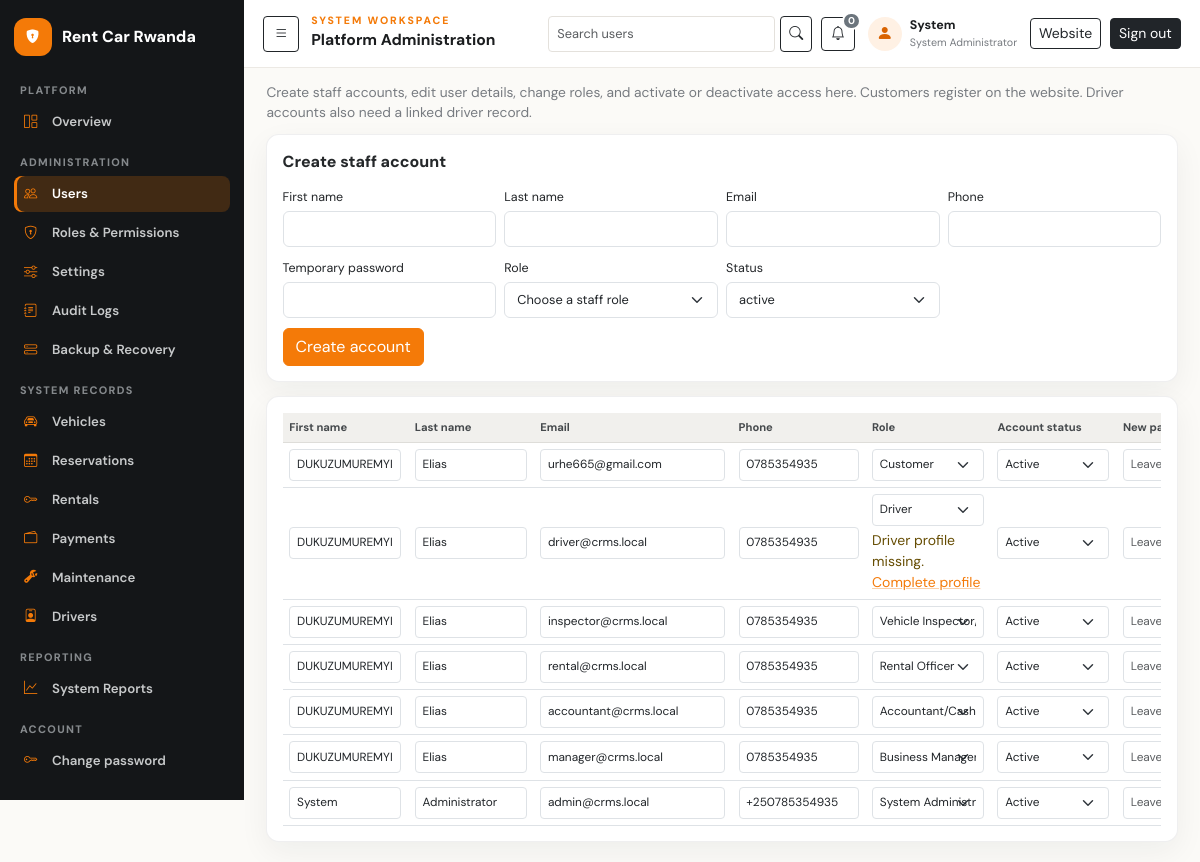
Screenshot of /index.php?r=admin/users (signed in) with the database file from the repository.
### tables this page shows
CREATE TABLE IF NOT EXISTS users (
  user_id BIGINT UNSIGNED AUTO_INCREMENT PRIMARY KEY,
  role_id BIGINT UNSIGNED NOT NULL,
  first_name VARCHAR(100) NOT NULL,
  last_name VARCHAR(100) NOT NULL,
  email VARCHAR(190) NULL UNIQUE,
  phone VARCHAR(30) NULL,
  password_hash VARCHAR(255) NOT NULL,
  must_change_password TINYINT(1) NOT NULL DEFAULT 0,
  status ENUM('active','inactive','suspended','pending') NOT NULL DEFAULT 'active',
  last_login_at DATETIME NULL,
  created_at TIMESTAMP NOT NULL DEFAULT CURRENT_TIMESTAMP,
  updated_at TIMESTAMP NOT NULL DEFAULT CURRENT_TIMESTAMP ON UPDATE CURRENT_TIMESTAMP,
  KEY idx_users_role_status (role_id,status),
  CONSTRAINT fk_users_role FOREIGN KEY (role_id) REFERENCES roles(role_id) ON DELETE RESTRICT ON UPDATE CASCADE
);

CREATE TABLE IF NOT EXISTS roles (
  role_id BIGINT UNSIGNED AUTO_INCREMENT PRIMARY KEY,
  role_name VARCHAR(60) NOT NULL UNIQUE,
  description VARCHAR(255) NULL,
  created_at TIMESTAMP NOT NULL DEFAULT CURRENT_TIMESTAMP
);

### views/admin/users.php (the view, shortened to what the rows shown need)
<div class="panel table-panel">
  <div class="table-responsive"><table class="table align-middle mb-0">
    <thead><tr><th>First name</th><th>Last name</th><th>Email</th><th>Phone</th><th>Role</th><th>Account status</th><th>New password</th><th></th></tr></thead>
    <tbody>
    <?php foreach ($users as $u): ?>
      <tr>
        <?php $formId = 'user-form-' . (int) $u['user_id']; ?>
        <td>
          <input class="form-control form-control-sm" name="first_name" value="<?= e($u['first_name']) ?>" maxlength="100" required form="<?= e($formId) ?>" aria-label="First name for <?= e($u['email'] ?? ('user ' . $u['user_id'])) ?>">
        </td>
        <td><input class="form-control form-control-sm" name="last_name" value="<?= e($u['last_name']) ?>" maxlength="100" required form="<?= e($formId) ?>" aria-label="Last name for <?= e($u['email'] ?? ('user ' . $u['user_id'])) ?>"></td>
        <td><input class="form-control form-control-sm" type="email" name="email" value="<?= e((string)$u['email']) ?>" maxlength="190" required form="<?= e($formId) ?>" aria-label="Email for <?= e($u['first_name'] . ' ' . $u['last_name']) ?>"></td>
        <td><input class="form-control form-control-sm" name="phone" value="<?= e((string)$u['phone']) ?>" maxlength="30" form="<?= e($formId) ?>" aria-label="Phone for <?= e($u['first_name'] . ' ' . $u['last_name']) ?>"></td>
        <td>
          <select class="form-select form-select-sm" name="role_id" form="<?= e($formId) ?>" aria-label="Role for <?= e($u['email']) ?>">
            <?php foreach ($roles as $r): ?>
              <option value="<?= (int)$r['role_id'] ?>" <?= (int)$r['role_id'] === (int)$u['role_id'] ? 'selected' : '' ?>><?= e($r['role_name']) ?></option>
            <?php endforeach; ?>
          </select>
          <?php if (($u['role_name'] ?? '') === 'Driver' && ($u['status'] ?? '') === 'active' && empty($u['driver_id'])): ?>
            <small class="d-block text-warning-emphasis mt-1">Driver profile missing. <a href="<?= e(url('drivers/form', ['user_id' => (int) $u['user_id']])) ?>">Complete profile</a></small>
          <?php endif; ?>
        </td>
        <td>
          <select class="form-select form-select-sm" name="status" form="<?= e($formId) ?>" aria-label="Status for <?= e($u['email']) ?>">
            <?php foreach (['active' => 'Active', 'inactive' => 'Deactivated', 'suspended' => 'Suspended', 'pending' => 'Pending'] as $s => $label): ?>
              <option value="<?= $s ?>" <?= $u['status'] === $s ? 'selected' : '' ?>><?= e($label) ?></option>
            <?php endforeach; ?>
          </select>
        </td>
        <td><input class="form-control form-control-sm" type="password" name="new_password" minlength="8" autocomplete="new-password" form="<?= e($formId) ?>" placeholder="Leave blank to keep" aria-label="Set a new password for <?= e($u['email']) ?>"></td>
      </tr>
    <?php endforeach; ?>
    </tbody>
  </table></div>
</div>

### views/layouts/app.php (shortened to what the rows shown need)
<!doctype html>
<html lang="en">
<head>
  <link href="https://cdn.jsdelivr.net/npm/bootstrap@5.3.3/dist/css/bootstrap.min.css" rel="stylesheet">
  <link href="https://cdn.jsdelivr.net/npm/bootstrap-icons@1.11.3/font/bootstrap-icons.min.css" rel="stylesheet">
  <link href="<?= e(asset('public/css/app.css') . '?v=' . (string) filemtime(dirname(__DIR__, 2) . '/public/css/app.css')) ?>" rel="stylesheet">
</head>
<?php $isSystemAdmin = ($user['role_name'] ?? '') === 'System Administrator'; ?>
<?php $isDashboardPage = (string) ($_GET['r'] ?? '') === 'dashboard'; ?>
<?php $isReportsPage = (string) ($_GET['r'] ?? '') === 'reports'; ?>
<?php $isAdminUsersPage = (string) ($_GET['r'] ?? '') === 'admin/users'; ?>
<body class="site-body app-body<?= $isDashboardPage ? ' dashboard-workspace' : '' ?><?= $isReportsPage ? ' reports-workspace' : '' ?><?= $isAdminUsersPage ? ' admin-users-workspace' : '' ?><?= $isSystemAdmin ? ' admin-workspace' : '' ?><?= !empty($printAgreement) ? ' rental-agreement-print' : '' ?><?= !empty($reportPrint) ? ' report-print' : '' ?>">
<div class="app-shell">
  <?php require dirname(__DIR__) . '/partials/sidebar.php'; ?>
  <div class="app-main">
    <header class="app-topbar">
      <?php if ($isSystemAdmin): ?>
        <button class="btn btn-sm btn-outline-dark d-none d-lg-inline-flex admin-sidebar-toggle" type="button" data-sidebar-toggle aria-expanded="true" aria-label="Collapse navigation"><i class="bi bi-list"></i></button>
        <div class="admin-topbar-title"><p class="eyebrow mb-0">System workspace</p><strong>Platform Administration</strong></div>
        <div class="app-topbar-actions admin-topbar-actions">
          <form class="admin-topbar-search" method="get" action="<?= e(url('admin/users')) ?>">
            <input class="form-control form-control-sm" type="search" name="q" value="<?= e((string)($q ?? '')) ?>" placeholder="Search users" aria-label="Search user accounts">
            <button class="btn btn-sm btn-outline-dark" type="submit" aria-label="Search"><i class="bi bi-search" aria-hidden="true"></i></button>
          </form>
          <a class="btn btn-sm btn-outline-dark admin-topbar-icon admin-notification-link" href="<?= e(url('dashboard')) ?>#dashboard-notifications" title="Notifications" aria-label="Notifications, <?= (int) ($unreadNotificationCount ?? 0) ?> unread">
            <i class="bi bi-bell" aria-hidden="true"></i>
            <span class="badge text-bg-<?= (int) ($unreadNotificationCount ?? 0) > 0 ? 'primary' : 'secondary' ?>" data-notification-count><?= (int) ($unreadNotificationCount ?? 0) ?></span>
          </a>
          <div class="admin-user-chip"><span class="admin-user-avatar"><i class="bi bi-person-fill" aria-hidden="true"></i></span><span><strong><?= e($user['first_name'] ?? 'Admin') ?></strong><small>System Administrator</small></span></div>
          <a class="btn btn-sm btn-outline-dark admin-website-link" href="<?= e(url('home')) ?>">Website</a>
          <form method="post" action="<?= e(url('logout')) ?>"><?= \Crms\Csrf::field() ?><button class="btn btn-sm btn-dark">Sign out</button></form>
        </div>
      <?php endif; ?>
    </header>
    <div class="app-content">
      <?= $content ?>
    </div>
  </div>
</div>
</body>
</html>

### rows the page displays
users: first_name "System", last_name "Administrator", email "admin@crms.local", phone "+250785354935", role_id "System Administrator", status "Active"
users: first_name "DUKUZUMUREMYI", last_name "Elias", email "urhe665@gmail.com", phone "0785354935", role_id "Customer", status "Active"
users: first_name "DUKUZUMUREMYI", last_name "Elias", email "driver@crms.local", phone "0785354935", role_id "Driver", status "Active"
users: first_name "DUKUZUMUREMYI", last_name "Elias", email "inspector@crms.local", phone "0785354935", role_id "Vehicle Inspector/Maintenance Staff", status "Active"
users: first_name "DUKUZUMUREMYI", last_name "Elias", email "rental@crms.local", phone "0785354935", role_id "Rental Officer", status "Active"
users: first_name "DUKUZUMUREMYI", last_name "Elias", email "accountant@crms.local", phone "0785354935", role_id "Accountant/Cashier", status "Active"
users: first_name "DUKUZUMUREMYI", last_name "Elias", email "manager@crms.local", phone "0785354935", role_id "Business Manager", status "Active"

### other values shown
$unreadNotificationCount "0"
